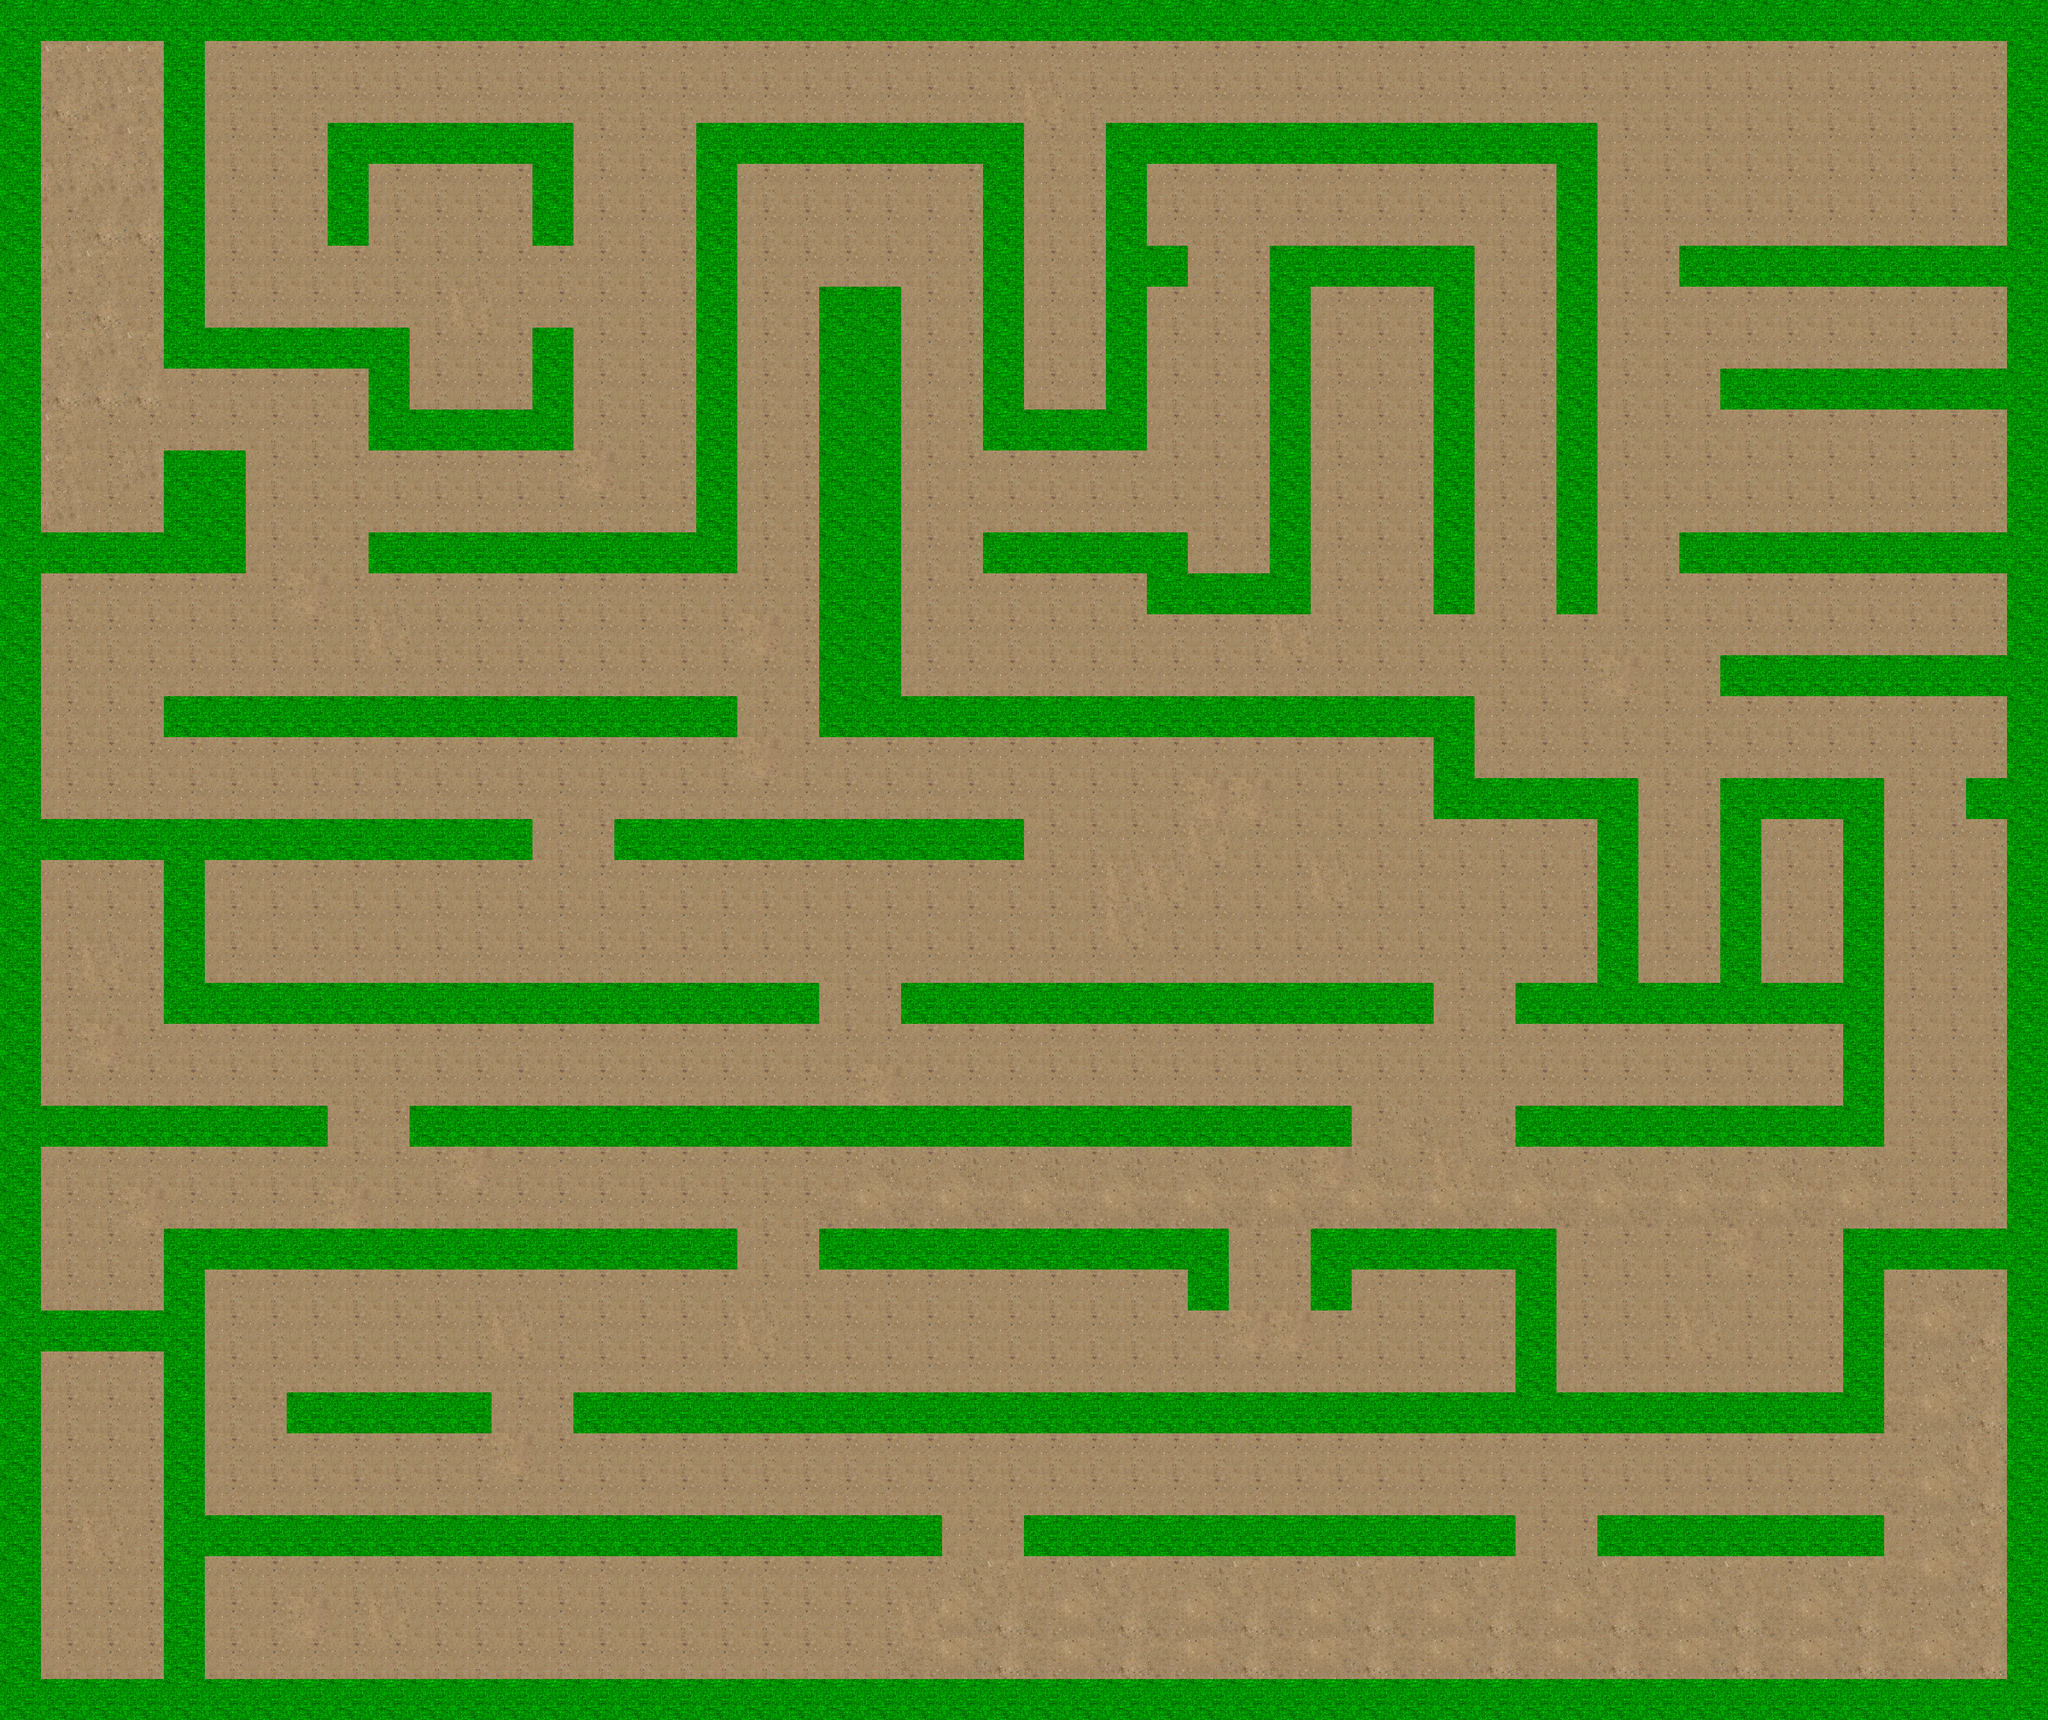

This is a level from a 2D game, rendered from its Tiled map with the project's own tilesets. A one-line summary and the map file follow, with tile-layer data summarised:
An orthogonal 50x42 tile map with 64x64 px tiles, 2 tile layers (bottom, walls), 5 tilesets.

<map version="1.0" orientation="orthogonal" renderorder="right-down" width="50" height="42" tilewidth="64" tileheight="64" nextobjectid="1">
 <properties>
  <property name="blocked" value="true" />
 </properties>
 <tileset firstgid="1" name="tile_1" tilewidth="64" tileheight="64" tilecount="16">
  <image source="tile_1.png" width="256" height="256" />
  <tile id="0">
   <properties>
    <property name="blocked" value="true" />
   </properties>
  </tile>
 </tileset>
 <tileset firstgid="17" name="tile_2" tilewidth="64" tileheight="64" tilecount="16">
  <image source="tile_2.png" width="256" height="256" />
  <tile id="0">
   <properties>
    <property name="blocked" value="true" />
   </properties>
  </tile>
 </tileset>
 <tileset firstgid="33" name="ground_asphalt_synth_11" tilewidth="64" tileheight="64" tilecount="36">
  <image source="grass.png" width="429" height="429" />
  <tile id="0">
   <properties>
    <property name="blocked" value="true" />
   </properties>
  </tile>
  <tile id="1">
   <properties>
    <property name="blocked" value="true" />
   </properties>
  </tile>
  <tile id="2">
   <properties>
    <property name="blocked" value="true" />
   </properties>
  </tile>
  <tile id="3">
   <properties>
    <property name="blocked" value="true" />
   </properties>
  </tile>
  <tile id="4">
   <properties>
    <property name="blocked" value="true" />
   </properties>
  </tile>
  <tile id="5">
   <properties>
    <property name="blocked" value="true" />
   </properties>
  </tile>
  <tile id="6">
   <properties>
    <property name="blocked" value="true" />
   </properties>
  </tile>
  <tile id="7">
   <properties>
    <property name="blocked" value="true" />
   </properties>
  </tile>
  <tile id="8">
   <properties>
    <property name="blocked" value="true" />
   </properties>
  </tile>
  <tile id="9">
   <properties>
    <property name="blocked" value="true" />
   </properties>
  </tile>
  <tile id="10">
   <properties>
    <property name="blocked" value="true" />
   </properties>
  </tile>
  <tile id="11">
   <properties>
    <property name="blocked" value="true" />
   </properties>
  </tile>
  <tile id="12">
   <properties>
    <property name="blocked" value="true" />
   </properties>
  </tile>
  <tile id="13">
   <properties>
    <property name="blocked" value="true" />
   </properties>
  </tile>
  <tile id="14">
   <properties>
    <property name="blocked" value="true" />
   </properties>
  </tile>
  <tile id="15">
   <properties>
    <property name="blocked" value="true" />
   </properties>
  </tile>
  <tile id="16">
   <properties>
    <property name="blocked" value="true" />
   </properties>
  </tile>
  <tile id="17">
   <properties>
    <property name="blocked" value="true" />
   </properties>
  </tile>
  <tile id="18">
   <properties>
    <property name="blocked" value="true" />
   </properties>
  </tile>
  <tile id="19">
   <properties>
    <property name="blocked" value="true" />
   </properties>
  </tile>
  <tile id="20">
   <properties>
    <property name="blocked" value="true" />
   </properties>
  </tile>
  <tile id="21">
   <properties>
    <property name="blocked" value="true" />
   </properties>
  </tile>
  <tile id="22">
   <properties>
    <property name="blocked" value="true" />
   </properties>
  </tile>
  <tile id="23">
   <properties>
    <property name="blocked" value="true" />
   </properties>
  </tile>
  <tile id="24">
   <properties>
    <property name="blocked" value="true" />
   </properties>
  </tile>
  <tile id="25">
   <properties>
    <property name="blocked" value="true" />
   </properties>
  </tile>
  <tile id="26">
   <properties>
    <property name="blocked" value="true" />
   </properties>
  </tile>
  <tile id="27">
   <properties>
    <property name="blocked" value="true" />
   </properties>
  </tile>
  <tile id="28">
   <properties>
    <property name="blocked" value="true" />
   </properties>
  </tile>
  <tile id="29">
   <properties>
    <property name="blocked" value="true" />
   </properties>
  </tile>
  <tile id="30">
   <properties>
    <property name="blocked" value="true" />
   </properties>
  </tile>
  <tile id="31">
   <properties>
    <property name="blocked" value="true" />
   </properties>
  </tile>
  <tile id="32">
   <properties>
    <property name="blocked" value="true" />
   </properties>
  </tile>
  <tile id="33">
   <properties>
    <property name="blocked" value="true" />
   </properties>
  </tile>
  <tile id="34">
   <properties>
    <property name="blocked" value="true" />
   </properties>
  </tile>
  <tile id="35">
   <properties>
    <property name="blocked" value="true" />
   </properties>
  </tile>
 </tileset>
 <tileset firstgid="69" name="grass" tilewidth="64" tileheight="64" tilecount="36">
  <image source="grass.png" width="429" height="429" />
  <tile id="0">
   <properties>
    <property name="Blocked" value="true" />
    <property name="blocked" value="true" />
   </properties>
  </tile>
  <tile id="1">
   <properties>
    <property name="blocked" value="true" />
   </properties>
  </tile>
  <tile id="2">
   <properties>
    <property name="blocked" value="true" />
   </properties>
  </tile>
  <tile id="3">
   <properties>
    <property name="blocked" value="true" />
   </properties>
  </tile>
  <tile id="4">
   <properties>
    <property name="blocked" value="true" />
   </properties>
  </tile>
  <tile id="6">
   <properties>
    <property name="blocked" value="true" />
   </properties>
  </tile>
  <tile id="7">
   <properties>
    <property name="blocked" value="true" />
   </properties>
  </tile>
  <tile id="8">
   <properties>
    <property name="blocked" value="true" />
   </properties>
  </tile>
  <tile id="9">
   <properties>
    <property name="blocked" value="true" />
   </properties>
  </tile>
  <tile id="10">
   <properties>
    <property name="blocked" value="true" />
   </properties>
  </tile>
  <tile id="12">
   <properties>
    <property name="blocked" value="true" />
   </properties>
  </tile>
  <tile id="13">
   <properties>
    <property name="blocked" value="true" />
   </properties>
  </tile>
  <tile id="14">
   <properties>
    <property name="blocked" value="true" />
   </properties>
  </tile>
  <tile id="15">
   <properties>
    <property name="blocked" value="true" />
   </properties>
  </tile>
  <tile id="16">
   <properties>
    <property name="blocked" value="true" />
   </properties>
  </tile>
  <tile id="18">
   <properties>
    <property name="blocked" value="true" />
   </properties>
  </tile>
  <tile id="19">
   <properties>
    <property name="blocked" value="true" />
   </properties>
  </tile>
  <tile id="20">
   <properties>
    <property name="blocked" value="true" />
   </properties>
  </tile>
  <tile id="21">
   <properties>
    <property name="blocked" value="true" />
   </properties>
  </tile>
  <tile id="22">
   <properties>
    <property name="blocked" value="true" />
   </properties>
  </tile>
  <tile id="24">
   <properties>
    <property name="blocked" value="true" />
   </properties>
  </tile>
  <tile id="25">
   <properties>
    <property name="blocked" value="true" />
   </properties>
  </tile>
  <tile id="26">
   <properties>
    <property name="blocked" value="true" />
   </properties>
  </tile>
  <tile id="27">
   <properties>
    <property name="blocked" value="true" />
   </properties>
  </tile>
  <tile id="28">
   <properties>
    <property name="blocked" value="true" />
   </properties>
  </tile>
 </tileset>
 <tileset firstgid="105" name="dirt" tilewidth="64" tileheight="64" tilecount="64">
  <image source="dirt4.png" width="512" height="512" />
 </tileset>
 <layer name="bottom" width="50" height="42">
  <data>[2100 cells, 1554 non-empty, 10 distinct tile ids]</data>
 </layer>
 <layer name="walls" width="50" height="42">
  <properties>
   <property name="Blocked" value="true" />
  </properties>
  <data>[2100 cells, 651 non-empty, 1 distinct tile ids]</data>
 </layer>
</map>
